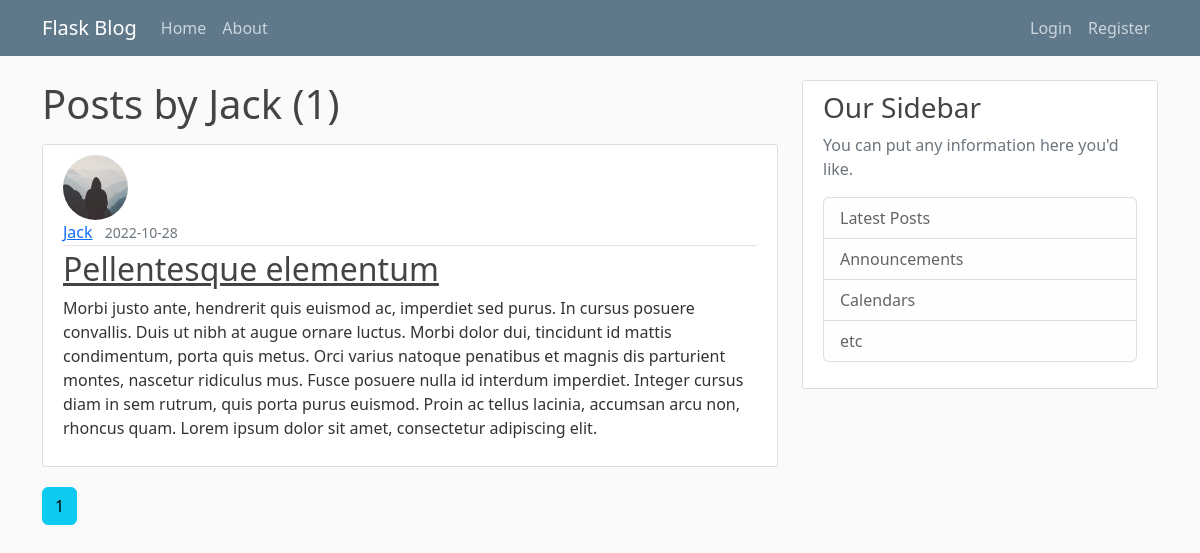
Page /user/Jack on the committed database.
### blogserver/models.py (models this page shows, shortened)
class User(db.Model, UserMixin):
    __tablename__ = 'user'
    id = db.Column(db.Integer, primary_key=True)
    username = db.Column(db.String(20), unique=True, nullable=False)
    email = db.Column(db.String(120), unique=True, nullable=False)
    image_file = db.Column(db.String(20), nullable=False, default='default.jpg')
    documents = db.relationship('Document', back_populates = 'owner')
    posts = db.relationship('Post', back_populates='author', lazy=True)
    password = db.Column(db.String(60), nullable = False)

class Post(db.Model):
    __tablename__ = 'post'
    id = db.Column(db.Integer, primary_key=True)
    title=db.Column(db.String(100), nullable=False)
    date_posted = db.Column(db.DateTime, nullable=False, default= datetime.utcnow)
    content=db.Column(db.Text, nullable=False)
    documents = db.relationship("Document", secondary='post_documents', back_populates='posts')
    author = db.relationship("User", back_populates = "posts")
    user_id = db.Column(db.Integer, db.ForeignKey('user.id'), nullable=False)

### blogserver/users/routes.py (the view)
@users.route('/user/<string:username>')
def user_posts(username):
    page = request.args.get('page',1, type=int)
    user = User.query.filter_by(username=username).first_or_404()
    posts = Post.query.filter_by(author=user)\
        .order_by(Post.date_posted.desc())\
        .paginate(page = page, per_page=5)
    return render_template('user_posts.html', posts = posts, user=user)

### blogserver/templates/user_posts.html
{% extends "layout.html" %} {%block content%}
<h1 class="mb-3">Posts by {{user.username}} ({{posts.total}})</h1>
{%for post in posts.items%}
<article class="media content-section">
  <img
    class="rounded-circle article-img"
    src="{{url_for('static', filename='profile_pics/'+post.author.image_file)}}"
  />
  <div class="media-body">
    <div class="article-metadata">
      <a
        class="me-2"
        href="{{url_for('users.user_posts', username = post.author.username)}}"
        >{{ post.author.username }}</a
      >
      <small class="text-muted"
        >{{ post.date_posted.strftime('%Y-%m-%d') }}</small
      >
    </div>
    <h2>
      <a
        class="article-title"
        href="{{url_for('posts.post', post_id = post.id)}}"
        >{{ post.title }}</a
      >
    </h2>
    <p class="article-content">{{ post.content }}</p>
  </div>
</article>
{%endfor%} {%for page_num in posts.iter_pages(left_edge=1, right_edge=1,
left_current=1, right_current=2)%} {%if page_num%} {%if posts.page == page_num%}
<a
  class="btn btn-info mb-4"
  href="{{url_for('users.user_posts', username=user.username, page=page_num)}}"
  >{{page_num}}</a
>
{% else %}<a
  class="btn btn-outline-info mb-4"
  href="{{url_for('users.user_posts', username=user.username, page=page_num)}}"
  >{{page_num}}</a
>
{% endif %} {%else%} ... {%endif%} {%endfor%} {%endblock content%}

### blogserver/static/main.css (style rules this page uses)
body { background: #fafafa; color: #333333; margin-top: 5rem; }
h1, h2, h3, h4, h5, h6 { color: #444444; }
.content-section { background: #ffffff; padding: 10px 20px; border: 1px solid #dddddd; border-radius: 3px; margin-bottom: 20px; }
.article-title { color: #444444; }
.article-content { white-space: pre-line; }
.article-img { height: 65px; width: 65px; margin-right: 16px; }
.article-metadata { padding-bottom: 1px; margin-bottom: 4px; border-bottom: 1px solid #e3e3e3; }

### rows in the picture
User: username "Jack"
Post: image_file (placeholder picture), author.username "Jack", date_posted "2022-10-28", title "Pellentesque elementum", content "Morbi justo ante, hendrerit quis euismod ac, imperdiet sed purus. In cursus posuere convallis. Duis ut nibh at augue ornare luctus. Morbi dolor dui, tincidunt id mattis condimentum, porta quis metus. Orci varius natoque penatibus et magnis dis parturient montes, nascetur ridiculus mus. Fusce posuere nulla id interdum imperdiet. Integer cursus diam in sem rutrum, quis porta purus euismod. Proin ac tellus lacinia, accumsan arcu non, rhoncus quam. Lorem ipsum dolor sit amet, consectetur adipiscing elit."

### other values in the picture
{{ posts.total }} "1"
{{ page_num }} "1"
